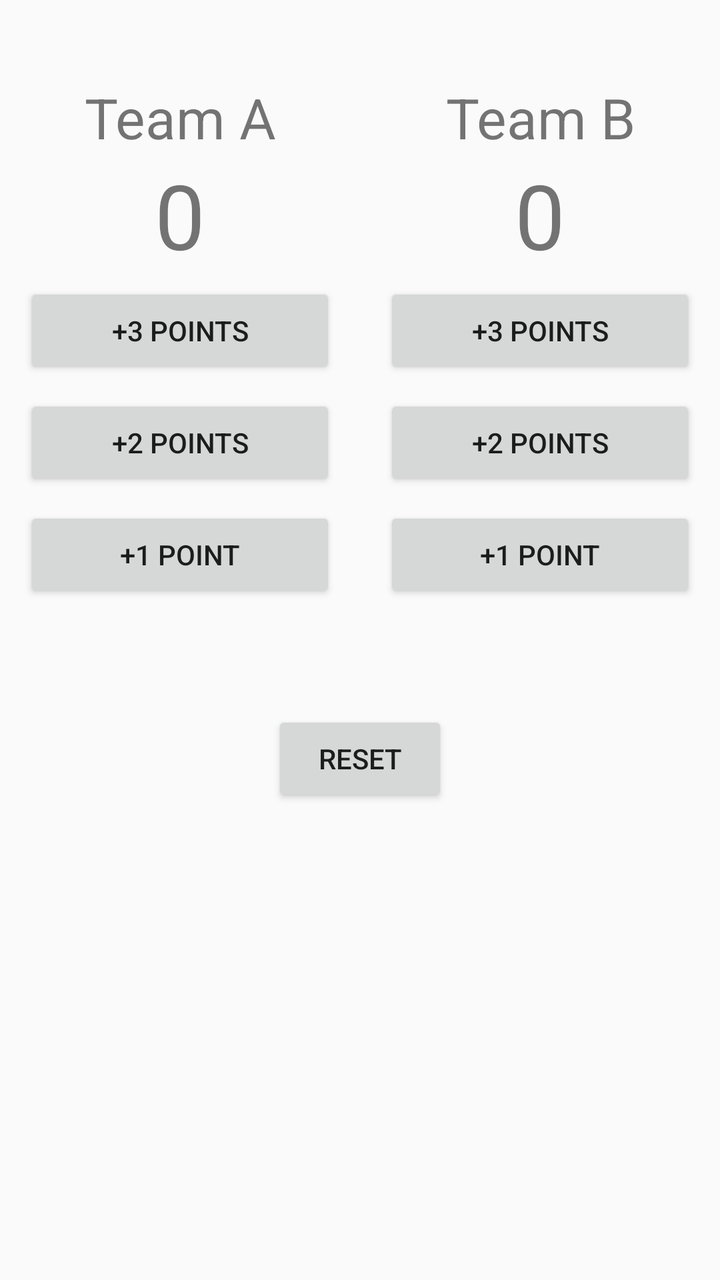
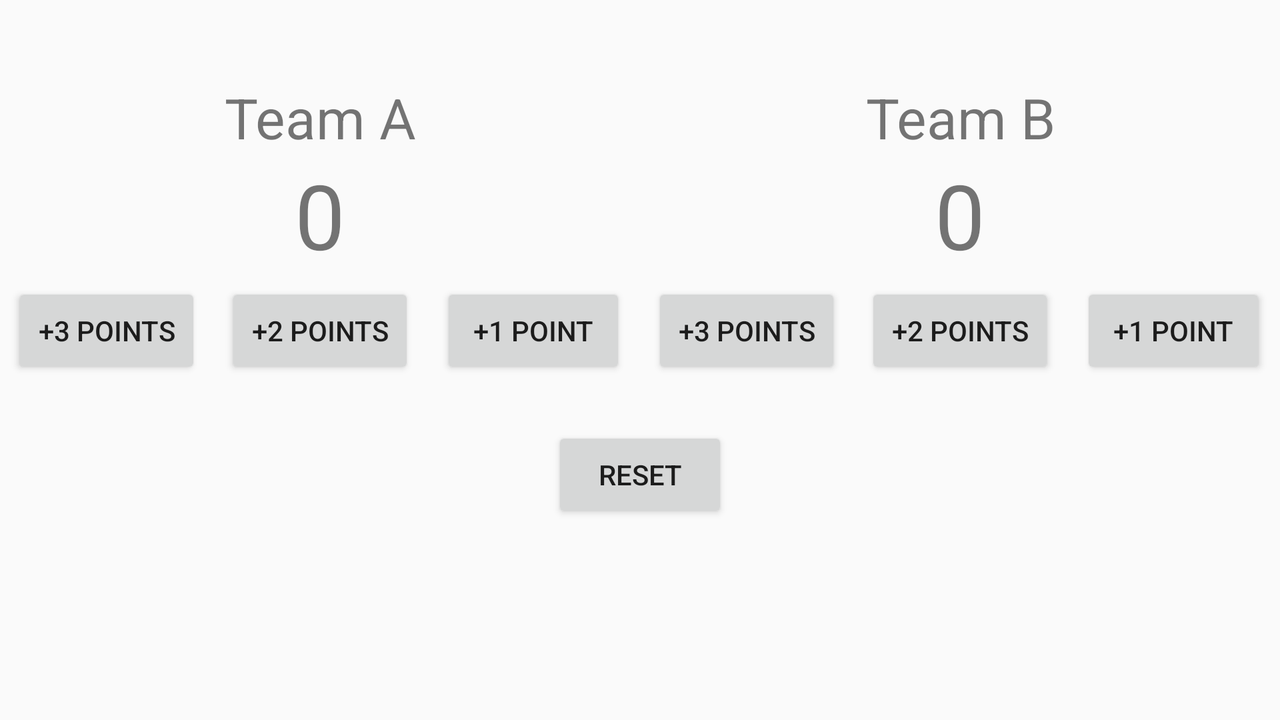

An Android layout and its configuration variant, each rendered on a device that would load it. The default file and the variant file are quoted in full after the pictures.
<!-- AndroidManifest.xml: application theme AppTheme -->
<!-- res/layout/activity_score.xml -->
<?xml version="1.0" encoding="utf-8"?>
<LinearLayout xmlns:android="http://schemas.android.com/apk/res/android"
    android:layout_width="match_parent"
    android:layout_height="match_parent"
    android:orientation="vertical">

    <LinearLayout
        android:layout_width="match_parent"
        android:layout_height="wrap_content"
        android:orientation="horizontal"
        android:layout_marginTop="40dp">

        <LinearLayout
            android:layout_width="match_parent"
            android:layout_height="wrap_content"
            android:orientation="vertical"
            android:layout_weight="1">

            <TextView
                android:layout_width="match_parent"
                android:layout_height="wrap_content"
                android:layout_gravity="center"
                android:text="Team A"
                android:textSize="28sp"
                android:textAlignment="center"/>

            <TextView
                android:id="@+id/tvScoreA"
                android:layout_width="match_parent"
                android:layout_height="wrap_content"
                android:layout_gravity="center"
                android:text="0"
                android:textSize="45sp"
                android:textAlignment="center"/>

            <Button
                android:id="@+id/btnTeamA3"
                android:layout_width="match_parent"
                android:layout_height="wrap_content"
                android:layout_gravity="center"
                android:layout_marginHorizontal="12dp"
                android:layout_marginVertical="4dp"
                android:onClick="btn3"
                android:text="@string/threePoint" />

            <Button
                android:id="@+id/btnTeamA2"
                android:layout_width="match_parent"
                android:layout_height="wrap_content"
                android:layout_gravity="center"
                android:layout_marginHorizontal="12dp"
                android:layout_marginVertical="4dp"
                android:onClick="btn2"
                android:text="@string/twoPoint" />

            <Button
                android:id="@+id/btnTeamA1"
                android:layout_width="match_parent"
                android:layout_height="wrap_content"
                android:layout_gravity="center"
                android:layout_marginHorizontal="12dp"
                android:layout_marginVertical="4dp"
                android:onClick="btn1"
                android:text="@string/onePoint" />
        </LinearLayout>

        <LinearLayout
            android:layout_width="match_parent"
            android:layout_height="wrap_content"
            android:orientation="vertical"
            android:layout_weight="1">

            <TextView
                android:layout_width="match_parent"
                android:layout_height="wrap_content"
                android:layout_gravity="center"
                android:text="Team B"
                android:textSize="28sp"
                android:textAlignment="center"/>

            <TextView
                android:id="@+id/tvScoreB"
                android:layout_width="match_parent"
                android:layout_height="wrap_content"
                android:layout_gravity="center"
                android:text="0"
                android:textSize="45sp"
                android:textAlignment="center"/>

            <Button
                android:id="@+id/btnTeamB3"
                android:layout_width="match_parent"
                android:layout_height="wrap_content"
                android:layout_gravity="center"
                android:layout_marginHorizontal="12dp"
                android:layout_marginVertical="4dp"
                android:onClick="btn3"
                android:text="@string/threePoint" />

            <Button
                android:id="@+id/btnTeamB2"
                android:layout_width="match_parent"
                android:layout_height="wrap_content"
                android:layout_gravity="center"
                android:layout_marginHorizontal="12dp"
                android:layout_marginVertical="4dp"
                android:onClick="btn2"
                android:text="@string/twoPoint" />

            <Button
                android:id="@+id/btnTeamB1"
                android:layout_width="match_parent"
                android:layout_height="wrap_content"
                android:layout_gravity="center"
                android:layout_marginHorizontal="12dp"
                android:layout_marginVertical="4dp"
                android:onClick="btn1"
                android:text="@string/onePoint" />
        </LinearLayout>

    </LinearLayout>

    <Button
        android:id="@+id/btnReset"
        android:layout_width="wrap_content"
        android:layout_height="wrap_content"
        android:layout_gravity="center"
        android:layout_marginTop="50dp"
        android:onClick="reset"
        android:text="Reset" />


</LinearLayout>
<!-- resources referenced by this layout -->
<resources>
  <string name="onePoint">+1 point</string>
  <string name="threePoint">+3 points</string>
  <string name="twoPoint">+2 points</string>
  <style name="AppTheme" parent="Theme.AppCompat.Light.DarkActionBar">
          
          <item name="colorPrimary">@color/colorPrimary</item>
          <item name="colorPrimaryDark">@color/colorPrimaryDark</item>
          <item name="colorAccent">@color/colorAccent</item>
      </style>
</resources>
<!-- res/layout-land/activity_score.xml (the author's variant of the layout above) -->
<!-- drawn on the phone turned sideways -->
<?xml version="1.0" encoding="utf-8"?>
<LinearLayout xmlns:android="http://schemas.android.com/apk/res/android"
    android:layout_width="match_parent"
    android:layout_height="match_parent"
    android:orientation="vertical">

    <LinearLayout
        android:layout_width="match_parent"
        android:layout_height="wrap_content"
        android:orientation="horizontal"
        android:layout_marginTop="40dp">

        <LinearLayout
            android:layout_width="match_parent"
            android:layout_height="wrap_content"
            android:orientation="vertical"
            android:layout_weight="1">

            <TextView
                android:layout_width="match_parent"
                android:layout_height="wrap_content"
                android:layout_gravity="center"
                android:text="Team A"
                android:textSize="28sp"
                android:textAlignment="center"/>

            <TextView
                android:id="@+id/tvScoreA"
                android:layout_width="match_parent"
                android:layout_height="wrap_content"
                android:layout_gravity="center"
                android:text="0"
                android:textSize="45sp"
                android:textAlignment="center"/>

            <LinearLayout
                android:layout_width="match_parent"
                android:layout_height="match_parent"
                android:orientation="horizontal">

                <Button
                    android:id="@+id/btnTeamA3"
                    android:layout_width="match_parent"
                    android:layout_height="wrap_content"
                    android:layout_gravity="center"
                    android:layout_marginHorizontal="6dp"
                    android:layout_marginVertical="4dp"
                    android:layout_weight="1"
                    android:onClick="btn3"
                    android:text="@string/threePoint" />

                <Button
                    android:id="@+id/btnTeamA2"
                    android:layout_width="match_parent"
                    android:layout_height="wrap_content"
                    android:layout_gravity="center"
                    android:layout_marginHorizontal="6dp"
                    android:layout_marginVertical="4dp"
                    android:layout_weight="1"
                    android:onClick="btn2"
                    android:text="@string/twoPoint" />

                <Button
                    android:id="@+id/btnTeamA1"
                    android:layout_width="match_parent"
                    android:layout_height="wrap_content"
                    android:layout_gravity="center"
                    android:layout_marginHorizontal="7dp"
                    android:layout_marginVertical="4dp"
                    android:layout_weight="1"
                    android:onClick="btn1"
                    android:text="@string/onePoint" />
            </LinearLayout>

        </LinearLayout>

        <LinearLayout
            android:layout_width="match_parent"
            android:layout_height="wrap_content"
            android:orientation="vertical"
            android:layout_weight="1">

            <TextView
                android:layout_width="match_parent"
                android:layout_height="wrap_content"
                android:layout_gravity="center"
                android:text="Team B"
                android:textSize="28sp"
                android:textAlignment="center"/>

            <TextView
                android:id="@+id/tvScoreB"
                android:layout_width="match_parent"
                android:layout_height="wrap_content"
                android:layout_gravity="center"
                android:text="0"
                android:textSize="45sp"
                android:textAlignment="center"/>

            <LinearLayout
                android:layout_width="match_parent"
                android:layout_height="match_parent"
                android:orientation="horizontal">

                <Button
                    android:id="@+id/btnTeamB3"
                    android:layout_width="match_parent"
                    android:layout_height="wrap_content"
                    android:layout_gravity="center"
                    android:layout_marginHorizontal="6dp"
                    android:layout_marginVertical="4dp"
                    android:layout_weight="1"
                    android:onClick="btn3"
                    android:text="@string/threePoint" />

                <Button
                    android:id="@+id/btnTeamB2"
                    android:layout_width="match_parent"
                    android:layout_height="wrap_content"
                    android:layout_gravity="center"
                    android:layout_marginHorizontal="6dp"
                    android:layout_marginVertical="4dp"
                    android:layout_weight="1"
                    android:onClick="btn2"
                    android:text="@string/twoPoint" />

                <Button
                    android:id="@+id/btnTeamB1"
                    android:layout_width="match_parent"
                    android:layout_height="wrap_content"
                    android:layout_gravity="center"
                    android:layout_marginHorizontal="7dp"
                    android:layout_marginVertical="4dp"
                    android:layout_weight="1"
                    android:onClick="btn1"
                    android:text="@string/onePoint" />
            </LinearLayout>

        </LinearLayout>

    </LinearLayout>

    <Button
        android:id="@+id/btnReset"
        android:layout_width="wrap_content"
        android:layout_height="wrap_content"
        android:layout_gravity="center"
        android:layout_marginTop="20dp"
        android:onClick="reset"
        android:text="Reset" />


</LinearLayout>
